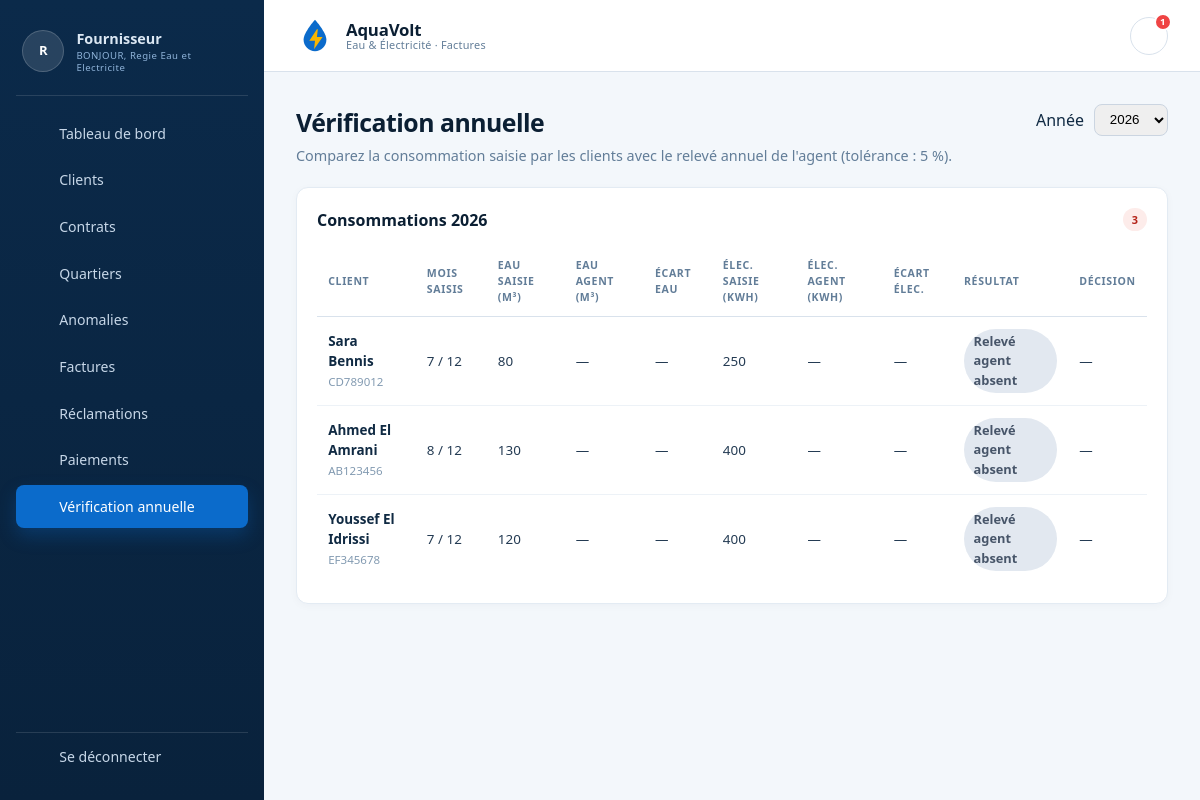
Screenshot of /Verification/index (signed in) with the database file from the repository.
### tables this page shows
CREATE TABLE client (
  id_client INT UNSIGNED NOT NULL AUTO_INCREMENT,
  id_fournisseur INT UNSIGNED NOT NULL,
  cin VARCHAR(20) NOT NULL,
  nom VARCHAR(100) NOT NULL,
  prenom VARCHAR(100) NOT NULL,
  adresse VARCHAR(255) NOT NULL,
  email VARCHAR(150) NOT NULL,
  mot_de_passe VARCHAR(255) NOT NULL,
  telephone VARCHAR(30) NULL,
  date_creation DATETIME NOT NULL DEFAULT CURRENT_TIMESTAMP,
  PRIMARY KEY (id_client),
  UNIQUE KEY uk_client_cin (cin),
  UNIQUE KEY uk_client_email (email),
  KEY idx_client_fournisseur (id_fournisseur),
  CONSTRAINT fk_client_fournisseur
    FOREIGN KEY (id_fournisseur) REFERENCES fournisseur (id_fournisseur)
    ON UPDATE CASCADE ON DELETE RESTRICT
);

### Traitement/Verification.php (called while the page is built, shortened)
<?php
require_once __DIR__ . '/../BD/VerificationBD.php';
final class Verification
{
    public static function analyser(array $l): array
    {
        $agentPresent = $l['id_conso_annuelle'] !== null;
        $nbMois = (int) $l['nb_mois'];
        $saisiEau = isset($l['saisi_eau'])
            ? ($l['saisi_eau'] !== null ? (float) $l['saisi_eau'] : null)
            : self::consommationSaisie($l['fin_eau'] ?? null, $l['base_eau'] ?? null);
        $saisiElec = isset($l['saisi_elec'])
            ? ($l['saisi_elec'] !== null ? (float) $l['saisi_elec'] : null)
            : self::consommationSaisie($l['fin_elec'] ?? null, $l['base_elec'] ?? null);
        $agentEau = $agentPresent ? (float) $l['agent_eau'] : null;
        $agentElec = $agentPresent ? (float) $l['agent_elec'] : null;
        $ecartEau = ($saisiEau !== null && $agentEau !== null)
            ? self::ecartPourcent($saisiEau, $agentEau)
            : null;
        $ecartElec = ($saisiElec !== null && $agentElec !== null)
            ? self::ecartPourcent($saisiElec, $agentElec)
            : null;
        if (!$agentPresent) {
            $resultat = 'SANS_RELEVE';
        } elseif ($nbMois < self::MOIS_ATTENDUS) {
            $resultat = 'INCOMPLET';
        } elseif (
            ($ecartEau ?? 0.0) > self::TOLERANCE_POURCENT
            || ($ecartElec ?? 0.0) > self::TOLERANCE_POURCENT
        ) {
            $resultat = 'ECART';
        } else {
            $resultat = 'CONFORME';
        }
        return $l + [
            'agent_present' => $agentPresent,
            'saisi_eau' => $saisiEau,
            'saisi_elec' => $saisiElec,
            'agent_eau' => $agentEau,
            'agent_elec' => $agentElec,
            'ecart_eau' => $ecartEau,
            'ecart_elec' => $ecartElec,
            'resultat' => $resultat,
        ];
    }
}
function verification_exiger_fournisseur(): int
{
    return (int) $_SESSION['id_fournisseur'];
}
function verification_index($id = null): void
{
    $idFournisseur = verification_exiger_fournisseur();
    $annees = [(int) date('Y')];
    $annee = $annees[0];
    try {
        $bd = new VerificationBD(db());
        $annees = $bd->anneesDisponibles($idFournisseur);
        $demandee = $_GET['annee'] ?? '';
        if (is_string($demandee) && ctype_digit($demandee) && in_array((int) $demandee, $annees, true)) {
            $annee = (int) $demandee;
        } else {
            $annee = $bd->derniereAnneeReleveAgent($idFournisseur) ?? $annees[0];
        }
        $lignes = array_map(
            static fn(array $l): array => Verification::analyser($l),
            $bd->listerVerification($idFournisseur, $annee)
        );
    } catch (Throwable $e) {
        error_log('Verification annuelle : ' . $e->getMessage());
        $erreur = 'Impossible de charger la vérification annuelle. '
            . 'Vérifiez que sql/verification_annuelle.sql a bien été exécuté.';
    }
    require ROOT . 'IHM/verification/index.php';
}

### index.php (called while the page is built, shortened)
<?php
require_once ROOT . 'config/app.php';
require_once ROOT . 'BD/Connexion.php';
$url = trim((string) ($_GET['url'] ?? ''), '/');
$segments = $url === '' ? [] : explode('/', $url);
$controller = ucfirst(strtolower($segments[0] ?? 'Home'));
$action = strtolower($segments[1] ?? 'index');
$id = $segments[2] ?? null;
$function = strtolower($controller) . '_' . $action;
$function($id);

### BD/Connexion.php (called while the page is built, shortened)
<?php
function db(): mysqli
{
    $config = require ROOT . 'config/database.php';
    $link = mysqli_connect(
        $config['host'],
        $config['user'],
        $config['pass'],
        $config['dbname'],
        (int) $config['port']
    );
    mysqli_set_charset($link, $config['charset'] ?? 'utf8mb4');
    return $link;
}

### BD/VerificationBD.php (called while the page is built, shortened)
<?php
final class VerificationBD
{
    public function anneesDisponibles(int $idFournisseur): array
    {
        $stmt = mysqli_prepare(
            $this->db,
            "SELECT co.periode_annee AS annee
             FROM consommation co
             JOIN client c ON c.id_client = co.id_client
             WHERE c.id_fournisseur = ?
             UNION
             SELECT a.annee
             FROM conso_annuelle a
             JOIN client c ON c.id_client = a.id_client
             WHERE c.id_fournisseur = ?"
        );
        mysqli_stmt_bind_param($stmt, 'ii', $idFournisseur, $idFournisseur);
        mysqli_stmt_execute($stmt);
        $annees = [(int) date('Y')];
        $resultat = mysqli_stmt_get_result($stmt);
        foreach (mysqli_fetch_all($resultat, MYSQLI_ASSOC) as $ligne) {
            $annees[] = (int) $ligne['annee'];
        }
        $annees = array_values(array_unique($annees));
        rsort($annees);
        return $annees;
    }
    public function derniereAnneeReleveAgent(int $idFournisseur): ?int
    {
        $stmt = mysqli_prepare(
            $this->db,
            "SELECT MAX(a.annee)
             FROM conso_annuelle a
             JOIN client c ON c.id_client = a.id_client
             WHERE c.id_fournisseur = ?"
        );
        mysqli_stmt_bind_param($stmt, 'i', $idFournisseur);
        mysqli_stmt_execute($stmt);
        $resultat = mysqli_stmt_get_result($stmt);
        $ligne = mysqli_fetch_row($resultat);
        return ($ligne && $ligne[0] !== null) ? (int) $ligne[0] : null;
    }
    public function listerVerification(int $idFournisseur, int $annee): array
    {
        $sql = "SELECT c.id_client, c.nom, c.prenom, c.cin,
                       a.id_conso_annuelle, a.id_agent,
                       a.conso_eau AS agent_eau, a.conso_elec AS agent_elec,
                       a.date_saisie AS agent_date,
                       a.statut_verification, a.date_verification,
                       (SELECT COUNT(*)
                        FROM consommation x
                        WHERE x.id_client = c.id_client
                          AND x.periode_annee = ?
                          AND x.statut IN ('VALIDEE', 'FACTUREE')) AS nb_mois
                FROM client c
                LEFT JOIN conso_annuelle a
                       ON a.id_client = c.id_client AND a.annee = ?
                WHERE c.id_fournisseur = ?
                ORDER BY c.nom, c.prenom";
        $stmt = mysqli_prepare($this->db, $sql);
        mysqli_stmt_bind_param($stmt, 'iii', $annee, $annee, $idFournisseur);
        mysqli_stmt_execute($stmt);
        $resultat = mysqli_stmt_get_result($stmt);
        $lignes = mysqli_fetch_all($resultat, MYSQLI_ASSOC);
        foreach ($lignes as &$ligne) {
            $saisie = $this->saisieAnnuelleClient((int) $ligne['id_client'], $annee);
        }
        return $lignes;
    }
    private function saisieAnnuelleClient(int $idClient, int $annee): array
    {
        $stmt = mysqli_prepare(
            $this->db,
            "SELECT id_contrat, periode_annee, periode_mois, index_eau, index_elec
             FROM consommation
             WHERE id_client = ?
               AND statut IN ('VALIDEE', 'FACTUREE')
             ORDER BY id_contrat, periode_annee, periode_mois"
        );
        mysqli_stmt_bind_param($stmt, 'i', $idClient);
        mysqli_stmt_execute($stmt);
        $resultat = mysqli_stmt_get_result($stmt);
        $etats = [];
        $present = false;
        foreach (mysqli_fetch_all($resultat, MYSQLI_ASSOC) as $ligne) {
            $idContrat = (int) $ligne['id_contrat'];
            $anneeLigne = (int) $ligne['periode_annee'];
            if (!isset($etats[$idContrat])) {
                $etats[$idContrat] = [
                    'base_eau' => null,
                    'base_elec' => null,
                    'fin_eau' => null,
                    'fin_elec' => null,
                ];
            }
            if ($anneeLigne < $annee) {
                $etats[$idContrat]['base_eau'] = (float) $ligne['index_eau'];
                $etats[$idContrat]['base_elec'] = (float) $ligne['index_elec'];
            } elseif ($anneeLigne === $annee) {
                $etats[$idContrat]['fin_eau'] = (float) $ligne['index_eau'];
                $etats[$idContrat]['fin_elec'] = (float) $ligne['index_elec'];
            }
        }
        $eau = 0.0;
        $elec = 0.0;
        foreach ($etats as $etat) {
            $present = true;
            $eau += max(0.0, $etat['fin_eau'] - (float) ($etat['base_eau'] ?? 0.0));
            $elec += max(0.0, $etat['fin_elec'] - (float) ($etat['base_elec'] ?? 0.0));
        }
        return [
            'eau' => $present ? $eau : null,
            'elec' => $present ? $elec : null,
        ];
    }
}

### IHM/verification/index.php (the view, shortened to what this page needs)
<?php
$libelles = [
    'CONFORME'    => ['Conforme', 'v-ok'],
    'ECART'       => ['Écart à vérifier', 'v-ko'],
    'INCOMPLET'   => ['Saisie incomplète', 'v-warn'],
    'SANS_RELEVE' => ['Relevé agent absent', 'v-na'],
];
$decisions = [
    'A_VERIFIER' => 'À vérifier',
    'VALIDEE'    => 'Validée',
    'REJETEE'    => 'Rejetée',
];
$nombreOuTiret = static fn(?float $v): string => $v === null ? '—' : format_nombre($v);
$ecartOuTiret = static fn(?float $v): string => $v === null ? '—' : format_nombre($v, 1) . ' %';
?>
<?php require ROOT . 'IHM/layout/header.php'; ?>
<div class="page-head">
    <div>
        <h1>Vérification annuelle</h1>
        <p>
            Comparez la consommation saisie par les clients avec le relevé annuel de l'agent
            (tolérance : <?= e(format_nombre(Verification::TOLERANCE_POURCENT, 0)) ?> %).
        </p>
    </div>
    <form method="get" action="<?= e(url('Verification/index')) ?>" class="v-filtre">
        <label for="annee">Année</label>
        <select id="annee" name="annee" onchange="this.form.submit()">
            <?php foreach ($annees as $a): ?>
                <option value="<?= (int) $a ?>" <?= (int) $a === $annee ? 'selected' : '' ?>><?= (int) $a ?></option>
            <?php endforeach; ?>
        </select>
    </form>
</div>
<section class="card">
    <div class="invoice-head" style="margin-bottom: 1rem;">
        <h2 style="font-size: 1rem;">Consommations <?= (int) $annee ?></h2>
        <span class="badge badge-danger"><?= count($lignes) ?></span>
    </div>
    <?php if ($lignes === []): ?>
        <div class="empty-state">Aucun client à vérifier pour cette année.</div>
    <?php else: ?>
        <div class="table-wrap">
        <table class="table">
            <thead>
                <tr>
                    <th>Client</th>
                    <th>Mois saisis</th>
                    <th>Eau saisie (m³)</th>
                    <th>Eau agent (m³)</th>
                    <th>Écart eau</th>
                    <th>Élec. saisie (kWh)</th>
                    <th>Élec. agent (kWh)</th>
                    <th>Écart élec.</th>
                    <th>Résultat</th>
                    <th>Décision</th>
                </tr>
            </thead>
            <tbody>
            <?php foreach ($lignes as $l): ?>
                <?php [$texte, $classe] = $libelles[$l['resultat']]; ?>
                <tr>
                    <td>
                        <div class="client-cell">
                            <strong><?= e($l['prenom'] . ' ' . $l['nom']) ?></strong>
                            <small><?= e($l['cin']) ?></small>
                        </div>
                    </td>
                    <td><?= (int) $l['nb_mois'] ?> / <?= (int) Verification::MOIS_ATTENDUS ?></td>
                    <td><?= e($nombreOuTiret($l['saisi_eau'])) ?></td>
                    <td><?= e($nombreOuTiret($l['agent_eau'])) ?></td>
                    <td><?= e($ecartOuTiret($l['ecart_eau'])) ?></td>
                    <td><?= e($nombreOuTiret($l['saisi_elec'])) ?></td>
                    <td><?= e($nombreOuTiret($l['agent_elec'])) ?></td>
                    <td><?= e($ecartOuTiret($l['ecart_elec'])) ?></td>
                    <td><span class="v-badge <?= e($classe) ?>"><?= e($texte) ?></span></td>
                    <td>
                        <?php if ($l['agent_present']): ?>
                            <div style="margin-bottom: .4rem;">
                                <?= e($decisions[$l['statut_verification']] ?? '—') ?>
                                <?php if (!empty($l['date_verification'])): ?>
                                    <small>(<?= e(format_date_fr($l['date_verification'])) ?>)</small>
                                <?php endif; ?>
                            </div>
                            <form method="post"
                                  action="<?= e(url('Verification/decider/' . (int) $l['id_client'])) ?>"
                                  class="v-actions">
                                <input type="hidden" name="csrf" value="<?= e($csrf) ?>">
                                <input type="hidden" name="annee" value="<?= (int) $annee ?>">
                                <button type="submit" name="decision" value="VALIDEE" class="v-btn v-btn-ok">Valider</button>
                                <button type="submit" name="decision" value="REJETEE" class="v-btn v-btn-ko">Rejeter</button>
                            </form>
                        <?php else: ?>
                            —
                        <?php endif; ?>
                    </td>
                </tr>
            <?php endforeach; ?>
            </tbody>
        </table>
        </div>
    <?php endif; ?>
</section>
<?php require ROOT . 'IHM/layout/footer.php'; ?>

### rows the page displays
client: prenom+nom "Sara Bennis", cin "CD789012", nb_mois "7", saisi_eau "80", agent_eau "—", ecart_eau "—", saisi_elec "250", agent_elec "—", ecart_elec "—"
client: prenom+nom "Ahmed El Amrani", cin "AB123456", nb_mois "8", saisi_eau "130", agent_eau "—", ecart_eau "—", saisi_elec "400", agent_elec "—", ecart_elec "—"
client: prenom+nom "Youssef El Idrissi", cin "EF345678", nb_mois "7", saisi_eau "120", agent_eau "—", ecart_eau "—", saisi_elec "400", agent_elec "—", ecart_elec "—"

### other values shown
$initiales "R"
role_label($role) "Fournisseur"
$nomComplet !== '' ? $nomComplet : 'Utilisateur' "Regie Eau et Electricite"
APP_NAME "AquaVolt"
APP_TAGLINE "Eau & Électricité · Factures"
$notificationsNonLues "1"
format_nombre(Verification::TOLERANCE_POURCENT, 0) "5"
$annee "2026"
count($lignes) "3"
form field annee "2026"
